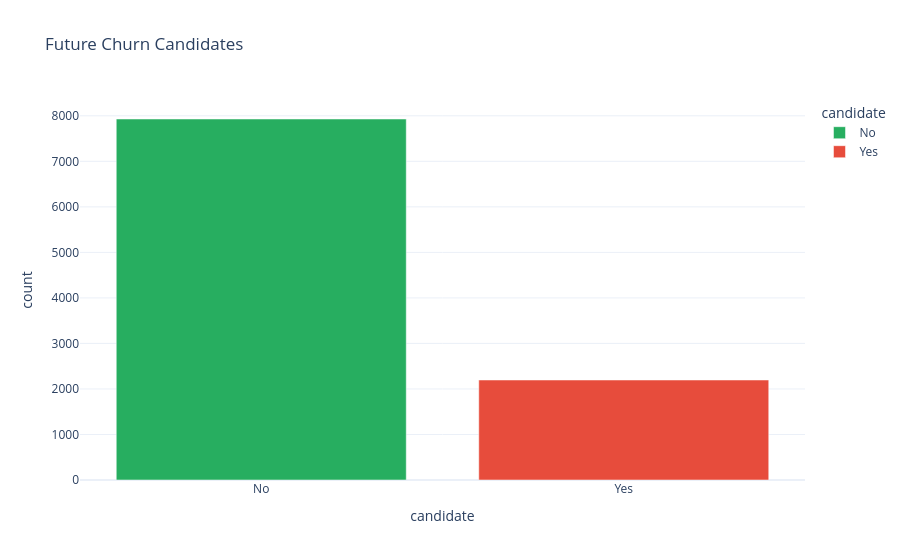

Notebook cell for this chart:
### Code cell
fc = df['future_churn_candidate'].value_counts().reset_index()
fc.columns = ['candidate','count']
fc['candidate'] = fc['candidate'].map({True:'Yes',False:'No'})
fig = px.bar(fc, x='candidate', y='count', color='candidate',
             color_discrete_map={'Yes':RISK,'No':SAFE},
             template=TEMPLATE, title='Future Churn Candidates')
fig.show()

### Figure 1 — Plotly figure (JSON) as saved in the notebook; plotly's stock layout.template omitted (floating-point values rounded to 4 significant figures)
{"data": [{"hovertemplate": "candidate=%{x}<br>count=%{y}<extra></extra>", "legendgroup": "No", "marker": {"color": "#27AE60", "pattern": {"shape": ""}}, "name": "No", "orientation": "v", "showlegend": true, "textposition": "auto", "type": "bar", "x": ["No"], "xaxis": "x", "y": [7930], "yaxis": "y"}, {"hovertemplate": "candidate=%{x}<br>count=%{y}<extra></extra>", "legendgroup": "Yes", "marker": {"color": "#E74C3C", "pattern": {"shape": ""}}, "name": "Yes", "orientation": "v", "showlegend": true, "textposition": "auto", "type": "bar", "x": ["Yes"], "xaxis": "x", "y": [2197], "yaxis": "y"}], "layout": {"barmode": "relative", "legend": {"title": {"text": "candidate"}, "tracegroupgap": 0}, "title": {"text": "Future Churn Candidates"}, "xaxis": {"anchor": "y", "categoryarray": ["No", "Yes"], "categoryorder": "array", "domain": [0.0, 1.0], "title": {"text": "candidate"}}, "yaxis": {"anchor": "x", "domain": [0.0, 1.0], "title": {"text": "count"}}}}
